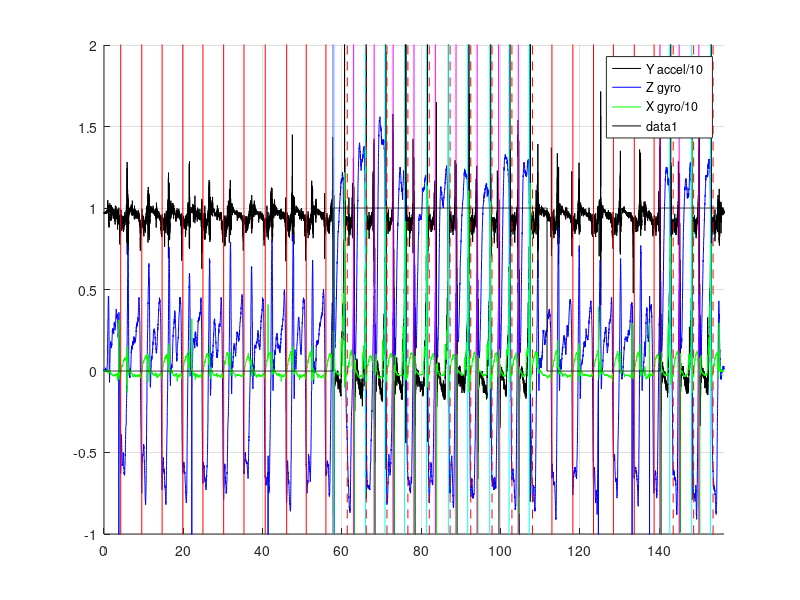

This chart was generated by the following MATLAB code:
%CatchTiming.m
%Program to test identifying the catch, feather, square from the sensor data
%March 21, 2019
%Team FrEE SpEEd
%% Read File, parse data, filter
clear all
clf

%M = csvread('data_long_4-3.txt'); % Read in all raw data
%M = csvread('data_med_4-3.txt'); % Read in all raw data
M = csvread('data_short_4-3.txt'); % Read in all raw data

%Parse Data
millis = M(:,11);
xg = M(:,4);
yg = M(:,5);
zg = M(:,6);
xa = M(:,1);
ya = M(:,2);
za = M(:,3);

%Remove start data since gyro values are zero
xg = xg(100:length(xg)-100);
yg = yg(100:length(yg)-100);
zg = zg(100:length(zg)-100);
xa = xa(100:length(xa)-100);
ya = ya(100:length(ya)-100);
za = za(100:length(za)-100);

% Generate time vector
msPerRead=(millis(1000)-millis(1))/1000;
readsPerSecond=1000/msPerRead;
t = linspace(1,length(xg),length(xg))/readsPerSecond;

%smoothing
%ya = movmean(ya,50);

%% Create figure
figure(1)
hold on
grid on
axis([0, max(t), -1, 2])
plot(t, ya/10, 'k-')
plot(t, zg, 'b-')
plot(t, xg/10, 'g-')

%% Initialize variables
numCatches=0;
numSquares=0;
numFeathers=0;

ready4NewCatch=0;
timeChange=0;
featheringState=0; 
featherTimer=0;
reSquaredForCatch=1;
readsPerStrokeCount = 0;
secsPerStroke = 0;
featherOrSquare=1; %assume starting on the square

%% Input data and analyze
%On plot, red line is catch, magenta line is feather, cyan line is square
for i=1:length(t)
    
    %featheringState = whether feathering is happening
    %featherOrSquare = 0 blade is parallel to water, 1 blade is
    %perpendicular to water
    
    %State machine for featherOrSquare
    if(xg(i)<-4 && ya(i)<10 && featherOrSquare==1)
        featheringState=1;
        featherOrSquare=0;
        featherTimer=0;
        pause(0.2)
        plot([t(i),t(i)],[-8,6],'m-')
        drawnow
        numFeathers=numFeathers+1;
    elseif(xg(i)>1.5 && ya(i)>6 && featherOrSquare==0)
        featheringState=1;
        featherOrSquare=1;
        reSquaredForCatch=1; %for catch state machine
        pause(0.2)
        plot([t(i),t(i)],[-8,6],'c-')
        drawnow
        numSquares=numSquares+1;
    end
    
    
    if(featheringState==1)
        featherTimer=featherTimer+1; %counts reads since last feathering motion 
        if(featherTimer>(readsPerSecond*secsPerStroke*1.4))
            featheringState=0; %no longer feathering
            featherOrSquare=1;
            featherTimer=0;
        end
    end
    
    
    %State machine for catches    
    if(ready4NewCatch==0) %not ready for catch
        timeChange=timeChange+1;
        if(timeChange>readsPerSecond*secsPerStroke*0.6)
            ready4NewCatch=1;
            timeChange=0;
        end
        
    elseif(ready4NewCatch==1) %ready for catch
        %criteria depend on if we're feathering or not
        
        %Since **currently** the criteria are pretty much the same for both
        %while feathering and not feathering, we could probably optimize by
        %first checking zg, then checking the rest.
        if(featheringState==1 && zg(i)<-0.4 && zg(i)>zg(i-1)&&reSquaredForCatch==1 )
             pause(0.2)
             plot([t(i),t(i)],[-8,6],'r--')
             drawnow
             ready4NewCatch=0;
             numCatches=numCatches+1;
             secsPerStroke = readsPerStrokeCount/readsPerSecond
             readsPerStrokeCount = 0;
            
        elseif(featheringState==0 && zg(i)<-0.4 && zg(i)>zg(i-1))
             pause(0.2) 
             plot([t(i),t(i)],[-8,6],'r-')
             drawnow
             ready4NewCatch=0;
             numCatches=numCatches+1;
             secsPerStroke = readsPerStrokeCount/readsPerSecond
             readsPerStrokeCount = 0;
             
             reSquaredForCatch=0;
        end   
    end

featheringStateRecord(i)=featheringState; %saves current featheringState
readsPerStrokeCount = readsPerStrokeCount+1;
end

legend('Y accel/10', 'Z gyro', 'X gyro/10');
plot(t,featheringStateRecord,'k')
hold off